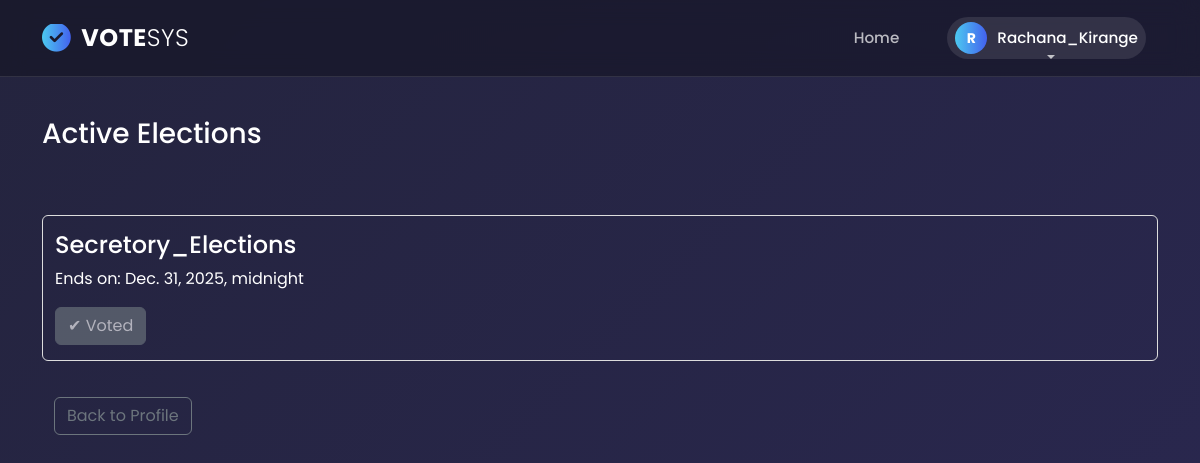
Page /users/voter/elections/ (signed in) on the committed database.
### users/models.py (models this page shows, shortened)
class CustomUser(AbstractBaseUser, PermissionsMixin):
    ROLE_CHOICES = [
        ('admin', 'Admin'),
        ('voter', 'Voter'),
        ('candidate', 'Candidate'),
        ('poll_officer', 'Poll Officer'),
    ]
    user_id = models.AutoField(primary_key=True)
    username = models.CharField(max_length=150, unique=True)
    full_name = models.CharField(max_length=255, blank=True, null=True)
    email = models.EmailField(max_length=254, unique=True)
    role = models.CharField(choices=ROLE_CHOICES, default='voter', max_length=20)
    is_active = models.BooleanField(default=True)
    is_staff = models.BooleanField(default=False)
    created_at = models.DateTimeField(auto_now_add=True)
    objects = CustomUserManager()
    USERNAME_FIELD = 'username'
    REQUIRED_FIELDS = ['email']
    class Meta:
        verbose_name = 'user'
        verbose_name_plural = 'users'

### elections/models.py (models this page shows, shortened)
class Election(models.Model):
	ELECTION_TYPES = [
		('single', 'Single Winner'),
		('multi', 'Multi Winner'),
		('referendum', 'Referendum'),
	]
	title = models.CharField(max_length=200)
	description = models.TextField(blank=True)
	election_type = models.CharField(max_length=30, choices=ELECTION_TYPES, default='single')
	start_date = models.DateTimeField()
	end_date = models.DateTimeField()
	is_active = models.BooleanField(default=False)
	created_at = models.DateTimeField(auto_now_add=True)
	class Meta:
		ordering = ['-created_at']

### users/views.py (the view)
# urls.py: path('voter/elections/', views.voter_elections_list, name='voter_elections_list'),
def voter_elections_list(request):
    if not request.user.is_authenticated:
        return redirect('login')
    try:
        voter = Voter.objects.get(user=request.user)
    except Voter.DoesNotExist:
        messages.warning(request, 'Please register as a voter first.')
        return redirect('voter_register')
    if not voter.is_verified:
        messages.warning(
            request,
            "⚠️ Verification Required: Your account is not yet verified. "
            "You can view elections but cannot vote until verified by authorities."
        )
    now = timezone.now()
    elections = Election.objects.filter(is_active=True).order_by('start_date')
    voted_elections = Vote.objects.filter(voter=voter).values_list('election_id', flat=True)
    page = request.GET.get('page', 1)
    paginator = Paginator(elections, 10)
    page_obj = paginator.get_page(page)
    context = {
        'voter': voter,
        'elections': page_obj,
        'page_obj': page_obj,
        'voted_elections': list(voted_elections),
    }
    return render(request, 'voter/elections_list.html', context)

### users/templates/voter/elections_list.html (shortened to what this page needs)
{% extends 'base.html' %}
{% block header %}
<h3 class="py-3">Active Elections</h3>
{% endblock %}
{% block content %}
<div class="container mt-4">
    {% if elections %}
        <div class="row">
            {% for election in elections %}
  <div class="election-card">
    <h4>{{ election.title }}</h4>
    <p>Ends on: {{ election.end_date }}</p>
    {% if election.id in voted_elections %}
        <button class="btn btn-secondary" disabled>
            ✔ Voted
        </button>
    {% else %}
        <a href="{% url 'voter_view_campaigns' election.id %}"
           class="btn btn-primary">
           View Campaigns
        </a>
    {% endif %}
  </div>
{% endfor %}
        </div>
    {% else %}
        <div class="alert alert-info">
            <strong>No Active Elections</strong><br>
            There are currently no active elections. Check back later.
        </div>
    {% endif %}
    <div class="mt-4">
        <a href="{% url 'voter_profile' %}" class="btn btn-outline-secondary">Back to Profile</a>
    </div>
</div>
{% endblock %}

### users/templates/base.html (shortened to what this page needs)
{% load static %}
<!DOCTYPE html>
<html lang="en">
<head>
    <link rel="stylesheet" href="https://cdnjs.cloudflare.com/ajax/libs/font-awesome/6.4.0/css/all.min.css">
    <link href="https://cdn.jsdelivr.net/npm/bootstrap@5.3.0/dist/css/bootstrap.min.css" rel="stylesheet">
</head>
<body>
    <nav class="navbar navbar-expand-lg glass-navbar">
        <div class="container">
            <a class="navbar-brand" href="{% url 'users_home' %}">
                <i class="fas fa-check-circle"></i> VOTE<span style="font-weight: 300;">SYS</span>
            </a>
            <div class="collapse navbar-collapse" id="navbarContent">
                <ul class="navbar-nav ms-auto align-items-center">
                    <li class="nav-item">
                        <a class="nav-link" href="{% url 'users_home' %}">Home</a>
                    </li>
                    {% if user.is_authenticated %}
                        <li class="nav-item dropdown ms-lg-3">
                            <a class="nav-link dropdown-toggle user-pill" href="#" id="userDropdown" role="button" data-bs-toggle="dropdown" aria-expanded="false">
                                <div class="user-avatar">
                                    {{ user.username|slice:":1"|upper }}
                                </div>
                                <span class="text-white">{{ user.username }}</span>
                            </a>
                        </li>
                    {% endif %}
                </ul>
            </div>
        </div>
    </nav>
    <div class="container mt-4">
        {% block header %}{% endblock %}
    </div>
    <div class="container mt-3 main-content">
        {% block content %}{% endblock %}
    </div>
</body>
</html>

### users/templates/voter/elections_list.html (style rules this page uses)
.election-card { border: 1px solid #ddd; padding: 15px; margin-bottom: 12px; border-radius: 6px; }

### users/templates/base.html (style rules this page uses)
:root { --primary-grad: linear-gradient(90deg, #4cc9f0, #4361ee); --glass-bg: rgba(20, 20, 35, 0.6); --glass-border: 1px solid rgba(255, 255, 255, 0.1); --text-color: #ffffff; --text-muted: rgba(255, 255, 255, 0.7); }
body { font-family: 'Poppins', sans-serif; background: linear-gradient(-45deg, #0f0c29, #302b63, #24243e); background-size: 400% 400%; animation: gradientBG 15s ease infinite; min-height: 100vh; color: var(--text-color); display: flex; flex-direction: column; }
.glass-navbar { background: var(--glass-bg); backdrop-filter: blur(12px); -webkit-backdrop-filter: blur(12px); border-bottom: var(--glass-border); padding: 15px 0; position: sticky; top: 0; z-index: 1000; transition: all 0.3s ease; }
.navbar-brand { font-weight: 700; font-size: 1.5rem; color: #fff !important; letter-spacing: 0.5px; display: flex; align-items: center; }
.navbar-brand i { background: var(--primary-grad); -webkit-background-clip: text; -webkit-text-fill-color: transparent; font-size: 1.8rem; margin-right: 10px; }
.nav-link { color: var(--text-muted) !important; font-weight: 500; font-size: 0.95rem; margin: 0 12px; position: relative; transition: 0.3s; }
.nav-link::after { content: ''; position: absolute; width: 0; height: 2px; bottom: 0; left: 50%; background: var(--primary-grad); transition: all 0.3s ease-in-out; transform: translateX(-50%); }
.user-pill { display: flex; align-items: center; background: rgba(255,255,255,0.1); padding: 5px 15px 5px 5px; border-radius: 30px; transition: 0.3s; }
.user-avatar { width: 32px; height: 32px; background: var(--primary-grad); border-radius: 50%; display: flex; align-items: center; justify-content: center; margin-right: 10px; font-size: 14px; color: white; font-weight: bold; }
.main-content { flex: 1; padding-bottom: 50px; }

### rows in the picture
CustomUser: username "R", username "Rachana_Kirange"
Election: title "Secretory_Elections", end_date "Dec. 31, 2025, midnight", shows "✔ Voted"
